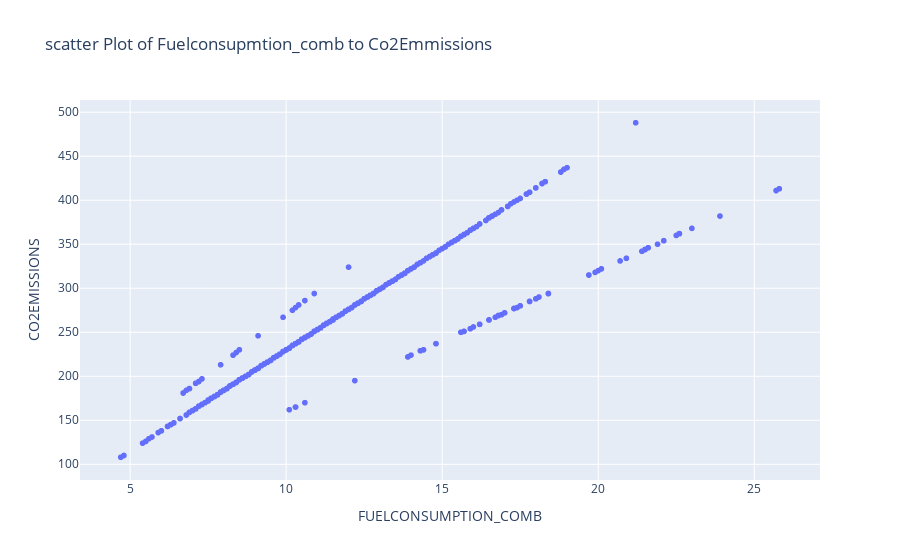

Source (notebook cell):
### Code cell
# Plotting Scatter Plot Usiing Plotly Express
px.scatter(df, x='FUELCONSUMPTION_COMB', y='CO2EMISSIONS',
           title=' scatter Plot of Fuelconsupmtion_comb to Co2Emmissions')

### Figure 1 — Plotly figure (JSON) as saved in the notebook; plotly's stock layout.template omitted (floating-point values rounded to 4 significant figures; data arrays with more than 128 entries replaced by an {"elided": "..."} marker saying what was removed)
{"data": [{"hovertemplate": "FUELCONSUMPTION_COMB=%{x}<br>CO2EMISSIONS=%{y}<extra></extra>", "legendgroup": "", "marker": {"color": "#636efa", "symbol": "circle"}, "mode": "markers", "name": "", "showlegend": false, "type": "scattergl", "x": {"elided": "1067 float values"}, "xaxis": "x", "y": {"elided": "1067 int values"}, "yaxis": "y"}], "layout": {"legend": {"tracegroupgap": 0}, "title": {"text": " scatter Plot of Fuelconsupmtion_comb to Co2Emmissions"}, "xaxis": {"anchor": "y", "domain": [0, 1], "title": {"text": "FUELCONSUMPTION_COMB"}}, "yaxis": {"anchor": "x", "domain": [0, 1], "title": {"text": "CO2EMISSIONS"}}}}
